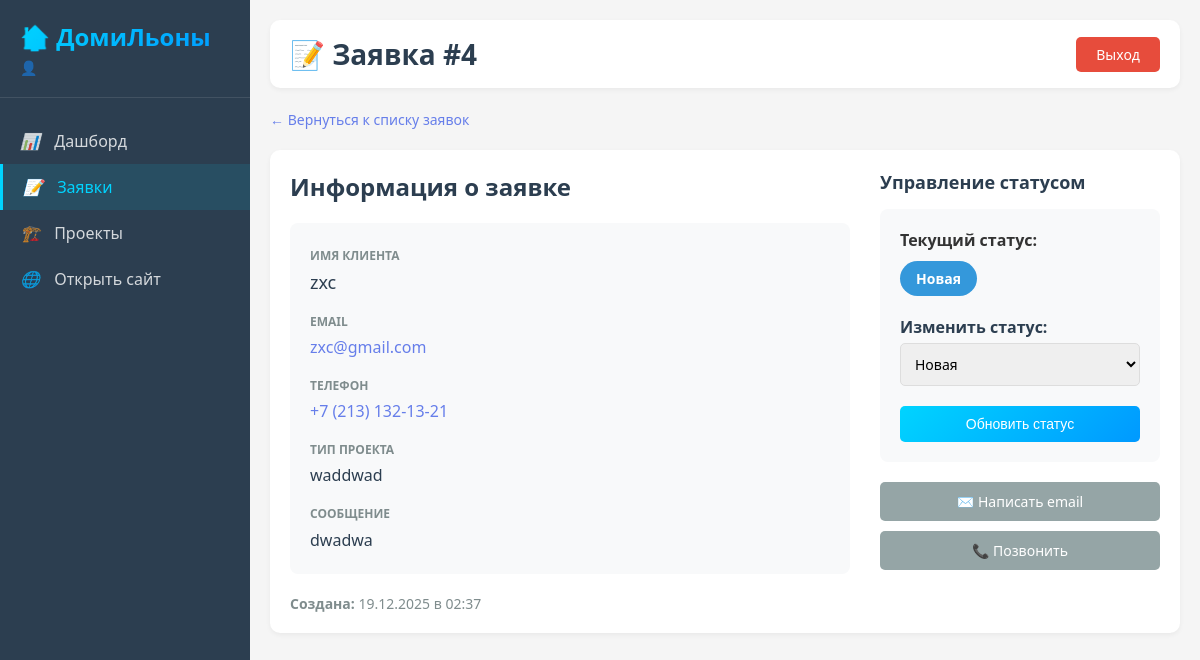
Screenshot of /admin/tickets/4 (signed in) with the database file from the repository.
### app/models.py (models this page shows)
class Ticket(Base):
    __tablename__ = 'tickets'
    id: Mapped[int] = mapped_column(Integer, primary_key=True)
    email: Mapped[str] = mapped_column(String, nullable=False, index=True)
    name: Mapped[str] = mapped_column(String, nullable=False)
    phone: Mapped[str] = mapped_column(String, nullable=False)
    status: Mapped[TicketStatus] = mapped_column(
        SQLEnum(TicketStatus), default=TicketStatus.new)
    message: Mapped[str] = mapped_column(String, nullable=True)
    project_type: Mapped[str] = mapped_column(String, nullable=True)
    created_at: Mapped[datetime] = mapped_column(
        default=lambda: datetime.now(ZoneInfo('Europe/Moscow')))
    updated_at: Mapped[datetime | None] = mapped_column(
        default=None, onupdate=lambda: datetime.now(ZoneInfo('Europe/Moscow')))

### app/routers/admin.py (the view)
@router.get("/tickets/{ticket_id}", response_class=HTMLResponse)
async def ticket_detail(
    request: Request,
    ticket_id: int,
    db: Session = Depends(get_db),
    admin: AdminUser = Depends(get_current_admin_from_cookie)
):
    ticket = crud.get_ticket(db, ticket_id)
    if not ticket:
        raise HTTPException(status_code=404, detail="Заявка не найдена")
    all_statuses = [s.value for s in TicketStatus]
    return templates.TemplateResponse(
        "admin/ticket_detail.html",
        {
            "request": request,
            "admin": admin,
            "ticket": ticket,
            "all_statuses": all_statuses
        }
    )

### templates/admin/ticket_detail.html (shortened to what this page needs)
{% extends "admin/base.html" %}
{% block page_title %}📝 Заявка #{{ ticket.id }}{% endblock %}
{% block content %}
<div style="margin-bottom: 20px;">
    <a href="/admin/tickets" style="color: #667eea; text-decoration: none; font-size: 14px;">
        ← Вернуться к списку заявок
    </a>
</div>
<div class="content-box">
    <div style="display: grid; grid-template-columns: 2fr 1fr; gap: 30px;">
        <div>
            <h2 style="font-size: 24px; color: #2c3e50; margin-bottom: 20px;">
                Информация о заявке
            </h2>
            <div style="background: #f8f9fa; padding: 20px; border-radius: 8px; margin-bottom: 20px;">
                <div style="display: grid; gap: 15px;">
                    <div>
                        <strong style="color: #7f8c8d; font-size: 12px; text-transform: uppercase;">Имя клиента</strong>
                        <div style="font-size: 18px; color: #2c3e50; margin-top: 5px;">{{ ticket.name }}</div>
                    </div>
                    <div>
                        <strong style="color: #7f8c8d; font-size: 12px; text-transform: uppercase;">Email</strong>
                        <div style="font-size: 16px; color: #2c3e50; margin-top: 5px;">
                            <a href="mailto:{{ ticket.email }}" style="color: #667eea; text-decoration: none;">
                                {{ ticket.email }}
                            </a>
                        </div>
                    </div>
                    <div>
                        <strong style="color: #7f8c8d; font-size: 12px; text-transform: uppercase;">Телефон</strong>
                        <div style="font-size: 16px; color: #2c3e50; margin-top: 5px;">
                            <a href="tel:{{ ticket.phone }}" style="color: #667eea; text-decoration: none;">
                                {{ ticket.phone }}
                            </a>
                        </div>
                    </div>
                    <div>
                        <strong style="color: #7f8c8d; font-size: 12px; text-transform: uppercase;">Тип проекта</strong>
                        <div style="font-size: 16px; color: #2c3e50; margin-top: 5px;">{{ ticket.project_type }}</div>
                    </div>
                    {% if ticket.message %}
                    <div>
                        <strong style="color: #7f8c8d; font-size: 12px; text-transform: uppercase;">Сообщение</strong>
                        <div style="font-size: 16px; color: #2c3e50; margin-top: 5px; line-height: 1.6;">
                            {{ ticket.message }}
                        </div>
                    </div>
                    {% endif %}
                </div>
            </div>
            <div style="display: grid; grid-template-columns: 1fr 1fr; gap: 15px; font-size: 14px; color: #7f8c8d;">
                <div>
                    <strong>Создана:</strong> {{ ticket.created_at.strftime('%d.%m.%Y в %H:%M') }}
                </div>
            </div>
        </div>
        <div>
            <h3 style="font-size: 18px; color: #2c3e50; margin-bottom: 15px;">
                Управление статусом
            </h3>
            <div style="background: #f8f9fa; padding: 20px; border-radius: 8px;">
                <div style="margin-bottom: 20px;">
                    <strong style="display: block; margin-bottom: 10px;">Текущий статус:</strong>
                    {% if ticket.status.value == 'new' %}
                        <span class="badge badge-new" style="font-size: 14px; padding: 8px 16px;">Новая</span>
                    {% elif ticket.status.value == 'in_progress' %}
                        <span class="badge badge-in-progress" style="font-size: 14px; padding: 8px 16px;">В работе</span>
                    {% elif ticket.status.value == 'completed' %}
                        <span class="badge badge-completed" style="font-size: 14px; padding: 8px 16px;">Завершена</span>
                    {% else %}
                        <span class="badge badge-cancelled" style="font-size: 14px; padding: 8px 16px;">Отменена</span>
                    {% endif %}
                </div>
                <form method="POST" action="/admin/tickets/{{ ticket.id }}/status">
                    <div class="form-group">
                        <label>Изменить статус:</label>
                        <select name="status" class="form-control">
                            {% for status in all_statuses %}
                            <option value="{{ status }}" {% if status == ticket.status.value %}selected{% endif %}>
                                {% if status == 'new' %}Новая
                                {% elif status == 'in_progress' %}В работе
                                {% elif status == 'completed' %}Завершена
                                {% else %}Отменена
                                {% endif %}
                            </option>
                            {% endfor %}
                        </select>
                    </div>
                    <button type="submit" class="btn" style="width: 100%;">
                        Обновить статус
                    </button>
                </form>
            </div>
            <div style="margin-top: 20px; display: flex; flex-direction: column; gap: 10px;">
                <a href="mailto:{{ ticket.email }}" class="btn btn-secondary" style="text-align: center;">
                    ✉️ Написать email
                </a>
                <a href="tel:{{ ticket.phone }}" class="btn btn-secondary" style="text-align: center;">
                    📞 Позвонить
                </a>
            </div>
        </div>
    </div>
</div>
{% endblock %}

### templates/admin/base.html (style rules this page uses)
* { margin: 0; padding: 0; box-sizing: border-box; }
body { font-family: 'Segoe UI', Tahoma, Geneva, Verdana, sans-serif; background: #f5f5f5; color: #333; }
.content-box { background: white; border-radius: 10px; padding: 20px; box-shadow: 0 2px 5px rgba(0,0,0,0.05); }
.btn { display: inline-block; padding: 10px 20px; background: linear-gradient(135deg, #00d4ff, #0099ff); color: white; text-decoration: none; border-radius: 5px; border: none; cursor: pointer; font-size: 14px; transition: all 0.3s; }
.btn-secondary { background: #95a5a6; }
.form-group { margin-bottom: 20px; }
.form-group label { display: block; margin-bottom: 5px; font-weight: 600; color: #2c3e50; }
.form-group input, .form-group textarea, .form-group select { width: 100%; padding: 10px; border: 1px solid #ddd; border-radius: 5px; font-family: inherit; font-size: 14px; }
.badge { display: inline-block; padding: 4px 12px; border-radius: 20px; font-size: 12px; font-weight: 600; }
.badge-new { background: #3498db; color: white; }

### rows the page displays
Ticket: id "4", name "zxc", email "zxc@gmail.com", phone "+7 (213) 132-13-21", project_type "waddwad", message "dwadwa", created_at "19.12.2025 в 02:37", status "Новая"
